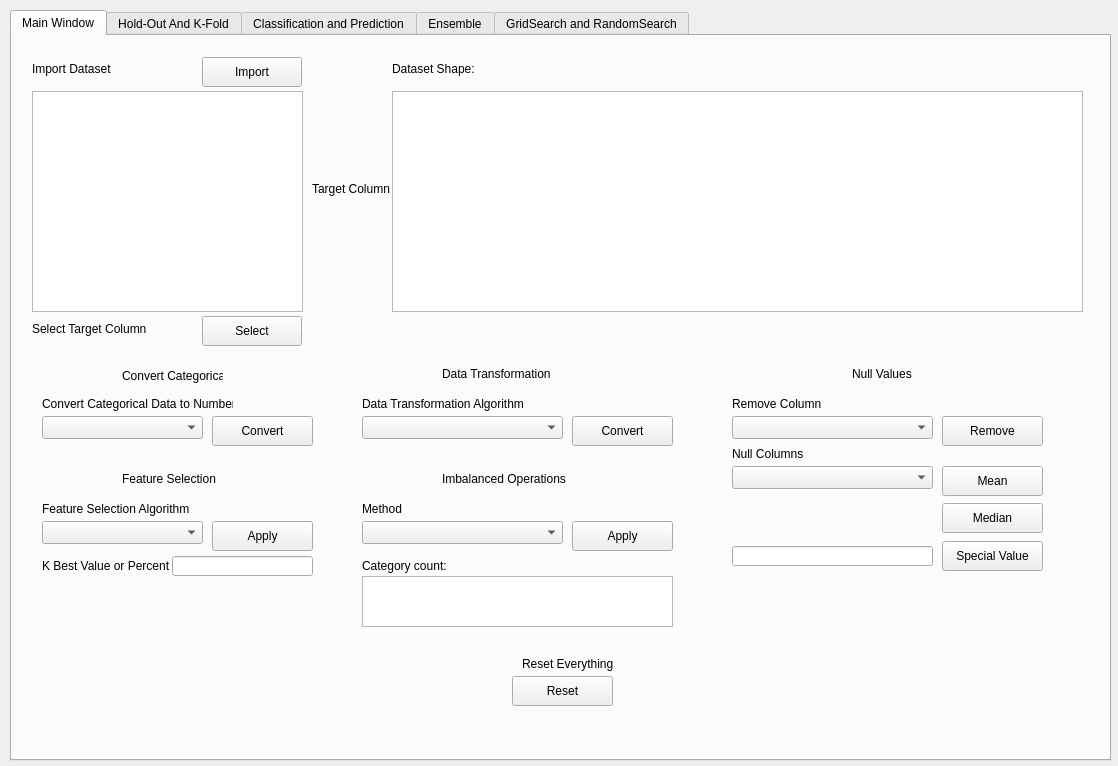
<?xml version="1.0" encoding="UTF-8"?>
<ui version="4.0">
 <class>MainWindow</class>
 <widget class="QMainWindow" name="MainWindow">
  <property name="geometry">
   <rect>
    <x>0</x>
    <y>0</y>
    <width>1118</width>
    <height>766</height>
   </rect>
  </property>
  <property name="windowTitle">
   <string>Machine Learning Applications</string>
  </property>
  <widget class="QWidget" name="cw_main">
   <widget class="QTabWidget" name="tw_main">
    <property name="geometry">
     <rect>
      <x>10</x>
      <y>10</y>
      <width>1101</width>
      <height>751</height>
     </rect>
    </property>
    <property name="currentIndex">
     <number>0</number>
    </property>
    <widget class="QWidget" name="main">
     <attribute name="title">
      <string>Main Window</string>
     </attribute>
     <widget class="QLabel" name="lbl_3">
      <property name="geometry">
       <rect>
        <x>300</x>
        <y>145</y>
        <width>81</width>
        <height>16</height>
       </rect>
      </property>
      <property name="text">
       <string>Target Column</string>
      </property>
     </widget>
     <widget class="QLabel" name="lbl_1">
      <property name="geometry">
       <rect>
        <x>20</x>
        <y>25</y>
        <width>80</width>
        <height>15</height>
       </rect>
      </property>
      <property name="text">
       <string>Import Dataset</string>
      </property>
     </widget>
     <widget class="QPushButton" name="btn_import">
      <property name="geometry">
       <rect>
        <x>190</x>
        <y>21</y>
        <width>100</width>
        <height>30</height>
       </rect>
      </property>
      <property name="text">
       <string>Import</string>
      </property>
     </widget>
     <widget class="QTableView" name="tbl_data">
      <property name="geometry">
       <rect>
        <x>380</x>
        <y>55</y>
        <width>691</width>
        <height>221</height>
       </rect>
      </property>
     </widget>
     <widget class="QLabel" name="lbl_target">
      <property name="geometry">
       <rect>
        <x>300</x>
        <y>165</y>
        <width>71</width>
        <height>16</height>
       </rect>
      </property>
      <property name="text">
       <string/>
      </property>
     </widget>
     <widget class="QLabel" name="lbl_2">
      <property name="geometry">
       <rect>
        <x>20</x>
        <y>285</y>
        <width>121</width>
        <height>16</height>
       </rect>
      </property>
      <property name="text">
       <string>Select Target Column</string>
      </property>
     </widget>
     <widget class="QPushButton" name="btn_target">
      <property name="geometry">
       <rect>
        <x>190</x>
        <y>280</y>
        <width>100</width>
        <height>30</height>
       </rect>
      </property>
      <property name="text">
       <string>Select</string>
      </property>
     </widget>
     <widget class="QLabel" name="lbl_data_shape">
      <property name="geometry">
       <rect>
        <x>380</x>
        <y>25</y>
        <width>691</width>
        <height>16</height>
       </rect>
      </property>
      <property name="text">
       <string>Dataset Shape:</string>
      </property>
     </widget>
     <widget class="QListWidget" name="listW">
      <property name="geometry">
       <rect>
        <x>20</x>
        <y>55</y>
        <width>271</width>
        <height>221</height>
       </rect>
      </property>
     </widget>
     <widget class="QLineEdit" name="le_feature_select">
      <property name="geometry">
       <rect>
        <x>160</x>
        <y>520</y>
        <width>141</width>
        <height>20</height>
       </rect>
      </property>
     </widget>
     <widget class="QLabel" name="lbl_19">
      <property name="geometry">
       <rect>
        <x>720</x>
        <y>360</y>
        <width>101</width>
        <height>16</height>
       </rect>
      </property>
      <property name="text">
       <string>Remove Column</string>
      </property>
     </widget>
     <widget class="QPushButton" name="btn_median">
      <property name="geometry">
       <rect>
        <x>930</x>
        <y>467</y>
        <width>101</width>
        <height>30</height>
       </rect>
      </property>
      <property name="text">
       <string>Median</string>
      </property>
     </widget>
     <widget class="QPushButton" name="btn_null_value">
      <property name="geometry">
       <rect>
        <x>930</x>
        <y>505</y>
        <width>101</width>
        <height>30</height>
       </rect>
      </property>
      <property name="text">
       <string>Special Value</string>
      </property>
     </widget>
     <widget class="QComboBox" name="cb_empty_column">
      <property name="geometry">
       <rect>
        <x>720</x>
        <y>430</y>
        <width>201</width>
        <height>23</height>
       </rect>
      </property>
     </widget>
     <widget class="QPushButton" name="btn_feature_transform">
      <property name="geometry">
       <rect>
        <x>560</x>
        <y>380</y>
        <width>101</width>
        <height>30</height>
       </rect>
      </property>
      <property name="text">
       <string>Convert</string>
      </property>
     </widget>
     <widget class="QLabel" name="lbl_20">
      <property name="geometry">
       <rect>
        <x>30</x>
        <y>360</y>
        <width>191</width>
        <height>16</height>
       </rect>
      </property>
      <property name="text">
       <string>Convert Categorical Data to Numbers</string>
      </property>
     </widget>
     <widget class="QComboBox" name="cb_sampling">
      <property name="geometry">
       <rect>
        <x>350</x>
        <y>485</y>
        <width>201</width>
        <height>23</height>
       </rect>
      </property>
     </widget>
     <widget class="QPushButton" name="btn_drop">
      <property name="geometry">
       <rect>
        <x>930</x>
        <y>380</y>
        <width>101</width>
        <height>30</height>
       </rect>
      </property>
      <property name="text">
       <string>Remove</string>
      </property>
     </widget>
     <widget class="QComboBox" name="cb_drop_column">
      <property name="geometry">
       <rect>
        <x>720</x>
        <y>380</y>
        <width>201</width>
        <height>23</height>
       </rect>
      </property>
     </widget>
     <widget class="QLabel" name="lbl_21">
      <property name="geometry">
       <rect>
        <x>110</x>
        <y>330</y>
        <width>101</width>
        <height>20</height>
       </rect>
      </property>
      <property name="text">
       <string>Convert Categorical</string>
      </property>
     </widget>
     <widget class="QLabel" name="lbl_22">
      <property name="geometry">
       <rect>
        <x>30</x>
        <y>465</y>
        <width>151</width>
        <height>16</height>
       </rect>
      </property>
      <property name="text">
       <string>Feature Selection Algorithm</string>
      </property>
     </widget>
     <widget class="QComboBox" name="cb_cat_column">
      <property name="geometry">
       <rect>
        <x>30</x>
        <y>380</y>
        <width>161</width>
        <height>23</height>
       </rect>
      </property>
     </widget>
     <widget class="QPushButton" name="btn_mean">
      <property name="geometry">
       <rect>
        <x>930</x>
        <y>430</y>
        <width>101</width>
        <height>30</height>
       </rect>
      </property>
      <property name="text">
       <string>Mean</string>
      </property>
     </widget>
     <widget class="QPushButton" name="btn_con_cat">
      <property name="geometry">
       <rect>
        <x>200</x>
        <y>380</y>
        <width>101</width>
        <height>30</height>
       </rect>
      </property>
      <property name="text">
       <string>Convert</string>
      </property>
     </widget>
     <widget class="QLabel" name="lbl_23">
      <property name="geometry">
       <rect>
        <x>350</x>
        <y>360</y>
        <width>161</width>
        <height>16</height>
       </rect>
      </property>
      <property name="text">
       <string>Data Transformation Algorithm</string>
      </property>
     </widget>
     <widget class="QLabel" name="lbl_24">
      <property name="geometry">
       <rect>
        <x>430</x>
        <y>330</y>
        <width>151</width>
        <height>16</height>
       </rect>
      </property>
      <property name="text">
       <string>Data Transformation</string>
      </property>
     </widget>
     <widget class="QLabel" name="lbl_25">
      <property name="geometry">
       <rect>
        <x>110</x>
        <y>435</y>
        <width>121</width>
        <height>16</height>
       </rect>
      </property>
      <property name="text">
       <string>Feature Selection</string>
      </property>
     </widget>
     <widget class="QLabel" name="lbl_26">
      <property name="geometry">
       <rect>
        <x>720</x>
        <y>410</y>
        <width>81</width>
        <height>16</height>
       </rect>
      </property>
      <property name="text">
       <string>Null Columns</string>
      </property>
     </widget>
     <widget class="QPushButton" name="btn_feature_select">
      <property name="geometry">
       <rect>
        <x>200</x>
        <y>485</y>
        <width>101</width>
        <height>30</height>
       </rect>
      </property>
      <property name="text">
       <string>Apply</string>
      </property>
     </widget>
     <widget class="QLabel" name="lbl_27">
      <property name="geometry">
       <rect>
        <x>430</x>
        <y>435</y>
        <width>171</width>
        <height>16</height>
       </rect>
      </property>
      <property name="text">
       <string>Imbalanced Operations</string>
      </property>
     </widget>
     <widget class="QLineEdit" name="le_null_value">
      <property name="geometry">
       <rect>
        <x>720</x>
        <y>510</y>
        <width>201</width>
        <height>20</height>
       </rect>
      </property>
     </widget>
     <widget class="QComboBox" name="cb_feature_transform">
      <property name="geometry">
       <rect>
        <x>350</x>
        <y>380</y>
        <width>201</width>
        <height>23</height>
       </rect>
      </property>
     </widget>
     <widget class="QPushButton" name="btn_imbalanced">
      <property name="geometry">
       <rect>
        <x>560</x>
        <y>485</y>
        <width>101</width>
        <height>30</height>
       </rect>
      </property>
      <property name="text">
       <string>Apply</string>
      </property>
     </widget>
     <widget class="QLabel" name="lbl_28">
      <property name="geometry">
       <rect>
        <x>840</x>
        <y>330</y>
        <width>101</width>
        <height>16</height>
       </rect>
      </property>
      <property name="text">
       <string>Null Values</string>
      </property>
     </widget>
     <widget class="QComboBox" name="cb_feature_select">
      <property name="geometry">
       <rect>
        <x>30</x>
        <y>485</y>
        <width>161</width>
        <height>23</height>
       </rect>
      </property>
     </widget>
     <widget class="QLabel" name="lbl_29">
      <property name="geometry">
       <rect>
        <x>30</x>
        <y>520</y>
        <width>131</width>
        <height>21</height>
       </rect>
      </property>
      <property name="text">
       <string>&lt;html&gt;&lt;head/&gt;&lt;body&gt;&lt;p&gt;K Best Value or Percent&lt;/p&gt;&lt;/body&gt;&lt;/html&gt;</string>
      </property>
     </widget>
     <widget class="QLabel" name="lbl_null_count">
      <property name="geometry">
       <rect>
        <x>690</x>
        <y>780</y>
        <width>161</width>
        <height>16</height>
       </rect>
      </property>
      <property name="text">
       <string/>
      </property>
     </widget>
     <widget class="QLabel" name="lbl_57">
      <property name="geometry">
       <rect>
        <x>350</x>
        <y>465</y>
        <width>41</width>
        <height>16</height>
       </rect>
      </property>
      <property name="text">
       <string>Method</string>
      </property>
     </widget>
     <widget class="QTextBrowser" name="tb_sampling">
      <property name="geometry">
       <rect>
        <x>350</x>
        <y>540</y>
        <width>311</width>
        <height>51</height>
       </rect>
      </property>
     </widget>
     <widget class="QLabel" name="lbl_58">
      <property name="geometry">
       <rect>
        <x>350</x>
        <y>520</y>
        <width>131</width>
        <height>21</height>
       </rect>
      </property>
      <property name="text">
       <string>&lt;html&gt;&lt;head/&gt;&lt;body&gt;&lt;p&gt;Category count:&lt;/p&gt;&lt;/body&gt;&lt;/html&gt;</string>
      </property>
     </widget>
     <widget class="QLabel" name="lbl_59">
      <property name="geometry">
       <rect>
        <x>510</x>
        <y>620</y>
        <width>101</width>
        <height>16</height>
       </rect>
      </property>
      <property name="text">
       <string>Reset Everything</string>
      </property>
     </widget>
     <widget class="QPushButton" name="btn_cancel">
      <property name="geometry">
       <rect>
        <x>500</x>
        <y>640</y>
        <width>101</width>
        <height>30</height>
       </rect>
      </property>
      <property name="text">
       <string>Reset</string>
      </property>
     </widget>
    </widget>
    <widget class="QWidget" name="split">
     <attribute name="title">
      <string>Hold-Out And K-Fold</string>
     </attribute>
     <widget class="QTableView" name="tbl_ytrain">
      <property name="geometry">
       <rect>
        <x>550</x>
        <y>40</y>
        <width>520</width>
        <height>210</height>
       </rect>
      </property>
     </widget>
     <widget class="QLabel" name="lbl_example_3">
      <property name="geometry">
       <rect>
        <x>260</x>
        <y>565</y>
        <width>71</width>
        <height>20</height>
       </rect>
      </property>
      <property name="text">
       <string>Test Percent</string>
      </property>
     </widget>
     <widget class="QLabel" name="lbl_ytrain">
      <property name="geometry">
       <rect>
        <x>590</x>
        <y>18</y>
        <width>151</width>
        <height>16</height>
       </rect>
      </property>
      <property name="text">
       <string/>
      </property>
     </widget>
     <widget class="QLabel" name="lbl_example_10">
      <property name="geometry">
       <rect>
        <x>805</x>
        <y>560</y>
        <width>101</width>
        <height>20</height>
       </rect>
      </property>
      <property name="text">
       <string>Each K-Fold Value</string>
      </property>
     </widget>
     <widget class="QTableView" name="tbl_xtrain">
      <property name="geometry">
       <rect>
        <x>20</x>
        <y>40</y>
        <width>520</width>
        <height>210</height>
       </rect>
      </property>
     </widget>
     <widget class="QTableView" name="tbl_xtest">
      <property name="geometry">
       <rect>
        <x>20</x>
        <y>280</y>
        <width>520</width>
        <height>210</height>
       </rect>
      </property>
     </widget>
     <widget class="QLabel" name="label_6">
      <property name="geometry">
       <rect>
        <x>550</x>
        <y>260</y>
        <width>47</width>
        <height>13</height>
       </rect>
      </property>
      <property name="text">
       <string>Y Test</string>
      </property>
     </widget>
     <widget class="QLabel" name="label_4">
      <property name="geometry">
       <rect>
        <x>550</x>
        <y>20</y>
        <width>47</width>
        <height>13</height>
       </rect>
      </property>
      <property name="text">
       <string>Y Train</string>
      </property>
     </widget>
     <widget class="QLineEdit" name="le_percent">
      <property name="geometry">
       <rect>
        <x>330</x>
        <y>565</y>
        <width>113</width>
        <height>20</height>
       </rect>
      </property>
      <property name="text">
       <string>0</string>
      </property>
     </widget>
     <widget class="QLabel" name="lbl_example_5">
      <property name="geometry">
       <rect>
        <x>480</x>
        <y>595</y>
        <width>71</width>
        <height>16</height>
       </rect>
      </property>
      <property name="text">
       <string>K-Fold Value</string>
      </property>
     </widget>
     <widget class="QLabel" name="lbl_xtrain">
      <property name="geometry">
       <rect>
        <x>60</x>
        <y>18</y>
        <width>411</width>
        <height>16</height>
       </rect>
      </property>
      <property name="text">
       <string/>
      </property>
     </widget>
     <widget class="QLabel" name="lbl_xtest">
      <property name="geometry">
       <rect>
        <x>60</x>
        <y>258</y>
        <width>411</width>
        <height>16</height>
       </rect>
      </property>
      <property name="text">
       <string/>
      </property>
     </widget>
     <widget class="QLineEdit" name="le_kfold">
      <property name="geometry">
       <rect>
        <x>550</x>
        <y>590</y>
        <width>30</width>
        <height>30</height>
       </rect>
      </property>
      <property name="text">
       <string>0</string>
      </property>
     </widget>
     <widget class="QLabel" name="lbl_ytest">
      <property name="geometry">
       <rect>
        <x>590</x>
        <y>258</y>
        <width>151</width>
        <height>16</height>
       </rect>
      </property>
      <property name="text">
       <string/>
      </property>
     </widget>
     <widget class="QComboBox" name="cb_kfold">
      <property name="geometry">
       <rect>
        <x>790</x>
        <y>580</y>
        <width>111</width>
        <height>22</height>
       </rect>
      </property>
     </widget>
     <widget class="QLabel" name="label_5">
      <property name="geometry">
       <rect>
        <x>20</x>
        <y>260</y>
        <width>47</width>
        <height>13</height>
       </rect>
      </property>
      <property name="text">
       <string>X Test</string>
      </property>
     </widget>
     <widget class="QPushButton" name="btn_holdout">
      <property name="geometry">
       <rect>
        <x>620</x>
        <y>550</y>
        <width>141</width>
        <height>31</height>
       </rect>
      </property>
      <property name="text">
       <string>Hold Out</string>
      </property>
     </widget>
     <widget class="QTableView" name="tbl_ytest">
      <property name="geometry">
       <rect>
        <x>550</x>
        <y>280</y>
        <width>520</width>
        <height>210</height>
       </rect>
      </property>
     </widget>
     <widget class="QCheckBox" name="cb_shuffle">
      <property name="geometry">
       <rect>
        <x>500</x>
        <y>560</y>
        <width>61</width>
        <height>17</height>
       </rect>
      </property>
      <property name="text">
       <string>Shuffle</string>
      </property>
     </widget>
     <widget class="QLabel" name="lbl_example_7">
      <property name="geometry">
       <rect>
        <x>270</x>
        <y>590</y>
        <width>171</width>
        <height>16</height>
       </rect>
      </property>
      <property name="text">
       <string>e.g. 20 = %80 Train %20 Test</string>
      </property>
     </widget>
     <widget class="QPushButton" name="btn_kfold">
      <property name="geometry">
       <rect>
        <x>620</x>
        <y>590</y>
        <width>141</width>
        <height>31</height>
       </rect>
      </property>
      <property name="text">
       <string>K-Fold</string>
      </property>
     </widget>
     <widget class="QLabel" name="label_3">
      <property name="geometry">
       <rect>
        <x>20</x>
        <y>20</y>
        <width>47</width>
        <height>13</height>
       </rect>
      </property>
      <property name="text">
       <string>X Train</string>
      </property>
     </widget>
    </widget>
    <widget class="QWidget" name="traintest">
     <attribute name="title">
      <string>Classification and Prediction</string>
     </attribute>
     <widget class="QPushButton" name="btn_confusion">
      <property name="geometry">
       <rect>
        <x>290</x>
        <y>600</y>
        <width>141</width>
        <height>31</height>
       </rect>
      </property>
      <property name="text">
       <string>Confusion Matrix</string>
      </property>
     </widget>
     <widget class="QLabel" name="label_10">
      <property name="geometry">
       <rect>
        <x>380</x>
        <y>120</y>
        <width>111</width>
        <height>16</height>
       </rect>
      </property>
      <property name="text">
       <string>Algorithm</string>
      </property>
     </widget>
     <widget class="QLabel" name="label_2">
      <property name="geometry">
       <rect>
        <x>290</x>
        <y>370</y>
        <width>111</width>
        <height>16</height>
       </rect>
      </property>
      <property name="text">
       <string>Model Score</string>
      </property>
     </widget>
     <widget class="QLabel" name="label_7">
      <property name="geometry">
       <rect>
        <x>370</x>
        <y>90</y>
        <width>81</width>
        <height>20</height>
       </rect>
      </property>
      <property name="text">
       <string>Target Column</string>
      </property>
     </widget>
     <widget class="QPushButton" name="btn_train">
      <property name="geometry">
       <rect>
        <x>520</x>
        <y>150</y>
        <width>141</width>
        <height>31</height>
       </rect>
      </property>
      <property name="text">
       <string>Train</string>
      </property>
     </widget>
     <widget class="QPushButton" name="btn_roc">
      <property name="geometry">
       <rect>
        <x>620</x>
        <y>600</y>
        <width>141</width>
        <height>31</height>
       </rect>
      </property>
      <property name="text">
       <string> ROC Curve</string>
      </property>
     </widget>
     <widget class="QLabel" name="lbl_target_train">
      <property name="geometry">
       <rect>
        <x>450</x>
        <y>90</y>
        <width>211</width>
        <height>16</height>
       </rect>
      </property>
      <property name="text">
       <string>target</string>
      </property>
     </widget>
     <widget class="QLabel" name="label">
      <property name="geometry">
       <rect>
        <x>490</x>
        <y>60</y>
        <width>111</width>
        <height>16</height>
       </rect>
      </property>
      <property name="text">
       <string>Classification</string>
      </property>
     </widget>
     <widget class="QLabel" name="label_9">
      <property name="geometry">
       <rect>
        <x>380</x>
        <y>160</y>
        <width>111</width>
        <height>16</height>
       </rect>
      </property>
      <property name="text">
       <string>K-NN Value</string>
      </property>
     </widget>
     <widget class="QComboBox" name="cb_model">
      <property name="geometry">
       <rect>
        <x>430</x>
        <y>120</y>
        <width>231</width>
        <height>22</height>
       </rect>
      </property>
     </widget>
     <widget class="QLabel" name="label_8">
      <property name="geometry">
       <rect>
        <x>380</x>
        <y>200</y>
        <width>171</width>
        <height>16</height>
       </rect>
      </property>
      <property name="text">
       <string>Previous Train Score</string>
      </property>
     </widget>
     <widget class="QPushButton" name="btn_true_predict">
      <property name="geometry">
       <rect>
        <x>455</x>
        <y>600</y>
        <width>141</width>
        <height>31</height>
       </rect>
      </property>
      <property name="text">
       <string>Predicted and True Values</string>
      </property>
     </widget>
     <widget class="QTextBrowser" name="tb_metrics">
      <property name="geometry">
       <rect>
        <x>290</x>
        <y>390</y>
        <width>471</width>
        <height>191</height>
       </rect>
      </property>
     </widget>
     <widget class="QPushButton" name="btn_score">
      <property name="geometry">
       <rect>
        <x>450</x>
        <y>300</y>
        <width>141</width>
        <height>31</height>
       </rect>
      </property>
      <property name="text">
       <string>Clear</string>
      </property>
     </widget>
     <widget class="QListWidget" name="listW_history">
      <property name="geometry">
       <rect>
        <x>380</x>
        <y>220</y>
        <width>281</width>
        <height>71</height>
       </rect>
      </property>
     </widget>
     <widget class="QLineEdit" name="le_knn_value">
      <property name="geometry">
       <rect>
        <x>490</x>
        <y>160</y>
        <width>21</width>
        <height>20</height>
       </rect>
      </property>
      <property name="text">
       <string>0</string>
      </property>
     </widget>
    </widget>
    <widget class="QWidget" name="ensemble">
     <attribute name="title">
      <string>Ensemble</string>
     </attribute>
     <widget class="QLabel" name="label_12">
      <property name="geometry">
       <rect>
        <x>470</x>
        <y>120</y>
        <width>81</width>
        <height>16</height>
       </rect>
      </property>
      <property name="text">
       <string>Ensemble</string>
      </property>
     </widget>
     <widget class="QTextBrowser" name="tb_ensemble">
      <property name="geometry">
       <rect>
        <x>380</x>
        <y>240</y>
        <width>256</width>
        <height>121</height>
       </rect>
      </property>
     </widget>
     <widget class="QPushButton" name="btn_ensemble">
      <property name="geometry">
       <rect>
        <x>440</x>
        <y>190</y>
        <width>141</width>
        <height>31</height>
       </rect>
      </property>
      <property name="text">
       <string>Train</string>
      </property>
     </widget>
     <widget class="QComboBox" name="cb_ensemble">
      <property name="geometry">
       <rect>
        <x>410</x>
        <y>150</y>
        <width>231</width>
        <height>22</height>
       </rect>
      </property>
     </widget>
     <widget class="QLabel" name="label_11">
      <property name="geometry">
       <rect>
        <x>350</x>
        <y>150</y>
        <width>51</width>
        <height>16</height>
       </rect>
      </property>
      <property name="text">
       <string>Algorithm</string>
      </property>
     </widget>
     <widget class="QPushButton" name="btn_ensemble_cf">
      <property name="geometry">
       <rect>
        <x>440</x>
        <y>380</y>
        <width>141</width>
        <height>31</height>
       </rect>
      </property>
      <property name="text">
       <string>Confusion Matrix</string>
      </property>
     </widget>
     <widget class="QLabel" name="lbl_ensemble">
      <property name="geometry">
       <rect>
        <x>350</x>
        <y>470</y>
        <width>361</width>
        <height>121</height>
       </rect>
      </property>
      <property name="text">
       <string/>
      </property>
     </widget>
     <widget class="QLabel" name="label_13">
      <property name="geometry">
       <rect>
        <x>420</x>
        <y>430</y>
        <width>251</width>
        <height>16</height>
       </rect>
      </property>
      <property name="text">
       <string>Features of the Ensemble Model</string>
      </property>
     </widget>
    </widget>
    <widget class="QWidget" name="search">
     <attribute name="title">
      <string>GridSearch and RandomSearch</string>
     </attribute>
     <widget class="QComboBox" name="cb_grid">
      <property name="geometry">
       <rect>
        <x>215</x>
        <y>210</y>
        <width>231</width>
        <height>22</height>
       </rect>
      </property>
     </widget>
     <widget class="QLabel" name="label_14">
      <property name="geometry">
       <rect>
        <x>155</x>
        <y>210</y>
        <width>51</width>
        <height>16</height>
       </rect>
      </property>
      <property name="text">
       <string>Model</string>
      </property>
     </widget>
     <widget class="QPushButton" name="btn_grid">
      <property name="geometry">
       <rect>
        <x>235</x>
        <y>250</y>
        <width>141</width>
        <height>31</height>
       </rect>
      </property>
      <property name="text">
       <string>Train</string>
      </property>
     </widget>
     <widget class="QLabel" name="label_17">
      <property name="geometry">
       <rect>
        <x>300</x>
        <y>180</y>
        <width>61</width>
        <height>16</height>
       </rect>
      </property>
      <property name="text">
       <string>Grid Search</string>
      </property>
     </widget>
     <widget class="QTextBrowser" name="tb_grid">
      <property name="geometry">
       <rect>
        <x>170</x>
        <y>330</y>
        <width>300</width>
        <height>101</height>
       </rect>
      </property>
     </widget>
     <widget class="QLabel" name="label_18">
      <property name="geometry">
       <rect>
        <x>740</x>
        <y>180</y>
        <width>81</width>
        <height>16</height>
       </rect>
      </property>
      <property name="text">
       <string>Random Search</string>
      </property>
     </widget>
     <widget class="QLabel" name="label_19">
      <property name="geometry">
       <rect>
        <x>700</x>
        <y>300</y>
        <width>141</width>
        <height>16</height>
       </rect>
      </property>
      <property name="text">
       <string>Best Parameters and Score</string>
      </property>
     </widget>
     <widget class="QPushButton" name="btn_random">
      <property name="geometry">
       <rect>
        <x>695</x>
        <y>250</y>
        <width>141</width>
        <height>31</height>
       </rect>
      </property>
      <property name="text">
       <string>Train</string>
      </property>
     </widget>
     <widget class="QComboBox" name="cb_random">
      <property name="geometry">
       <rect>
        <x>670</x>
        <y>210</y>
        <width>231</width>
        <height>22</height>
       </rect>
      </property>
     </widget>
     <widget class="QTextBrowser" name="tb_random">
      <property name="geometry">
       <rect>
        <x>620</x>
        <y>330</y>
        <width>300</width>
        <height>101</height>
       </rect>
      </property>
     </widget>
     <widget class="QLabel" name="label_20">
      <property name="geometry">
       <rect>
        <x>610</x>
        <y>210</y>
        <width>51</width>
        <height>16</height>
       </rect>
      </property>
      <property name="text">
       <string>Model</string>
      </property>
     </widget>
     <widget class="QLabel" name="label_21">
      <property name="geometry">
       <rect>
        <x>240</x>
        <y>300</y>
        <width>141</width>
        <height>16</height>
       </rect>
      </property>
      <property name="text">
       <string>Best Parameters and Score</string>
      </property>
     </widget>
     <widget class="QPushButton" name="btn_search_cf">
      <property name="geometry">
       <rect>
        <x>250</x>
        <y>460</y>
        <width>141</width>
        <height>31</height>
       </rect>
      </property>
      <property name="text">
       <string>Confusion Matrix</string>
      </property>
     </widget>
     <widget class="QPushButton" name="btn_search_cf_2">
      <property name="geometry">
       <rect>
        <x>700</x>
        <y>460</y>
        <width>141</width>
        <height>31</height>
       </rect>
      </property>
      <property name="text">
       <string>Confusion Matrix</string>
      </property>
     </widget>
    </widget>
   </widget>
  </widget>
  <action name="actionasd">
   <property name="text">
    <string>asd</string>
   </property>
  </action>
 </widget>
 <resources/>
 <connections/>
</ui>
